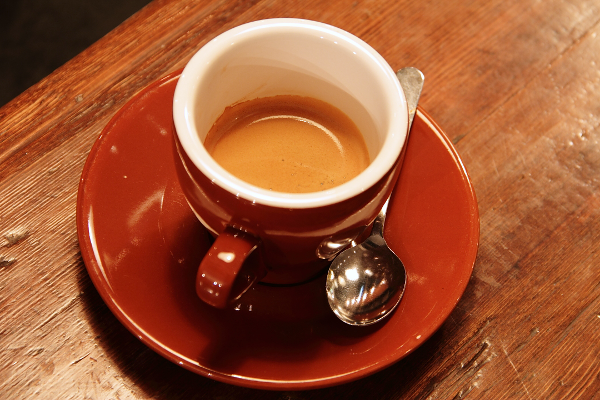
#> input picture skimage.data.coffee(), 600 x 400 px
$ jupyter execute --allow-errors 'ödev.ipynb'
#> lines starting #> are read from the running program, lines starting #| are printed output that depends on the picture; after the words box and inside, x2 and y2 are one past the last pixel; in counts of white or black regions, pixels touching at a corner belong together
[cell 1]
import numpy as np
import os
import matplotlib.pyplot as plt
from skimage import data
from skimage import io
from skimage.color import rgb2gray

[cell 2]
def savefig_rename(fig, dst):
    os.makedirs(os.path.split(dst)[0], exist_ok=True)
    basename, ext = os.path.splitext(dst)
    if os.path.exists(dst):
        fig.savefig(dst, bbox_inches="tight", pad_inches=.4)
    else:
        ii=1
        while True:
            new_name = basename + "_" + str(ii) + ext
            if not os.path.exists(new_name):
                fig.savefig(new_name, bbox_inches="tight", pad_inches=.4)
                break
            else:
                ii += 1

[cell 3]
def show_img(img, cmap=None, histogram=False,
             save=False, save_dir="./",
             title=None, bold_title="Bold Title"):

    if title is None:
        title = f"shape: {img.shape} \n min: {img.min()}, max: {img.max()} \n Unique val count: {len(np.unique(img))}"

    if histogram:
        fig, (ax1, ax2) = plt.subplots(1, 2, gridspec_kw={'width_ratios': [1, 1], 'height_ratios':[1]}, figsize=(10,5))
    else:
        fig = plt.figure()
        ax = fig.add_subplot()
        fig.subplots_adjust(top=0.85)

    # Set titles for the figure and the subplot respectively
    fig.suptitle(bold_title, fontsize=14, fontweight='bold')


    if histogram:
        ax1.set_title(title)
        ax1.imshow(img, cmap=cmap)
        ax1.axis('off')

        ax2.set_title("Histogram")
        # create histogram
        N=32 # bin count
        bins = np.linspace(0, 255, N+1)
        histogram, bin_edges = np.histogram(img.flatten(), bins=bins)
        ax2.bar(bin_edges[:-1], 1.0*histogram/sum(histogram), width=np.diff(bin_edges)[0] )

    else:
        ax.set_title(title)
        ax.imshow(img, cmap=cmap)
        ax.axis('off')

    fig.tight_layout()
    if save:
        #plt.savefig(f"{bold_title}.jpg", bbox_inches="tight",pad_inches=.4)
        dst = os.path.join(save_dir, f"{bold_title}.jpg")
        savefig_rename(fig, dst=dst)

    plt.show()

show_img(data.coffee(), histogram=True)
#> in show_img, img is the input picture: shape (400, 600, 3); mean R, G, B 158.6, 85.8, 51.5
#> in show_img, `histogram, bin_edges = np.histogram(img.flatten(), bins=bins)`: histogram = 32 values, max 62717 at index 0, min 7254 at index 31, mean 22500; bin_edges = 33 values from 0 to 255

## 2.1

8 bit bir resmi,
* TH=127 ile,
* ortalama alarak ve
* medyan alarak
siyah beyaza çevirip gösterin. (bknz aşağıdaki şekil 2.1).

[cell 4]
def threshold_img(img, method="mean"):
    if isinstance(method, int):
        th_value = method
    elif method == "mean":
        th_value = img.mean()
    elif method == "median":
        th_value = np.median(img)

    return (img > th_value)*255

img = (rgb2gray(data.astronaut()) * 255).astype(np.uint8)
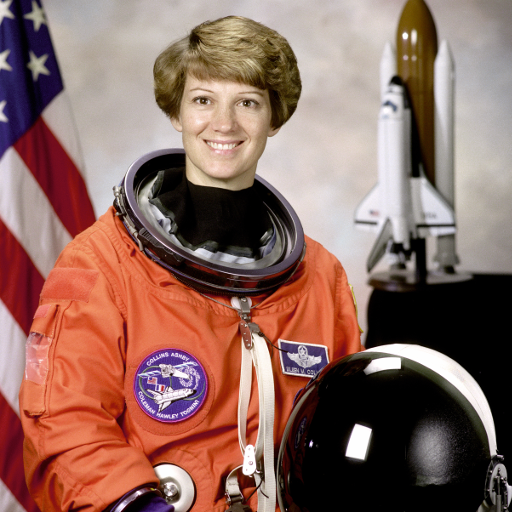
#> input picture skimage.data.astronaut(), 512 x 512 px
#> img: shape (512, 512)
plt.imshow(threshold_img(img, method=127), cmap="gray")
#> in threshold_img, `return (img > th_value)*255`:
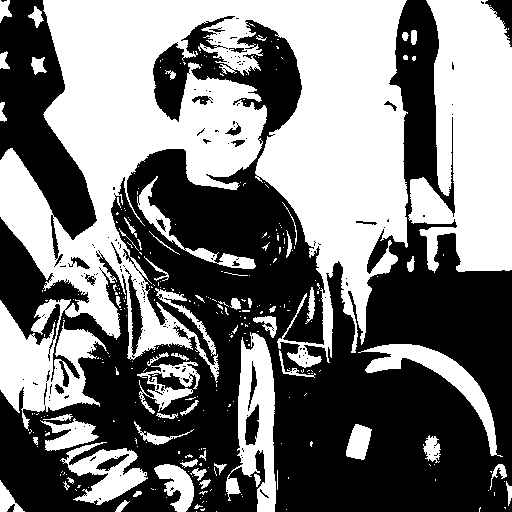
#> returned value: shape (512, 512) int64; 47.6% white; 306 white regions (245 under 20 px), largest, box (x1, y1, x2, y2) and area: (0, 0, 408, 431) 83409, (408, 0, 512, 273) 20446, (226, 332, 276, 512) 4572

[cell 5]
test_images = [data.astronaut(), data.coffee(), data.chelsea()]
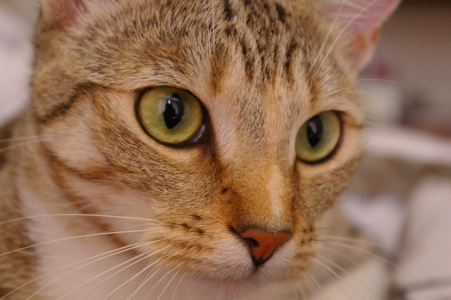
#> input picture skimage.data.chelsea(), 451 x 300 px

methods = ["mean", "median", 127]
for img in test_images:
    img = (rgb2gray(img) * 255).astype(np.uint8)
    show_img(img,
             bold_title="Original",
             save=True, save_dir="./2.1",
             cmap="gray")

    for method in methods:
        out_img = threshold_img(img, method=method)
        show_img(out_img, bold_title=f"Threshold Method: {method}",
                 save=True, save_dir="./2.1",
                 cmap="gray")
#> this loop made 3 passes
#> pass 1, in savefig_rename (call 3), `fig.savefig(new_name, bbox_inches="tight", pad_inches=.4)`:
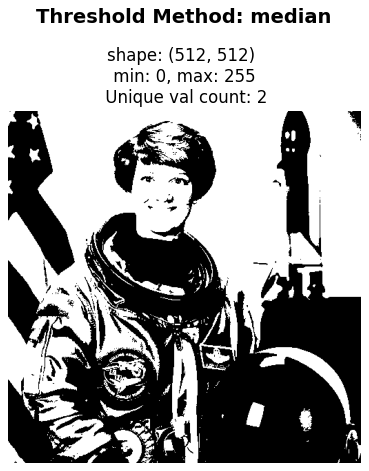
#> figure drawn by matplotlib, 1 panel
#> pass 2, `img = (rgb2gray(img) * 255).astype(np.uint8)`:
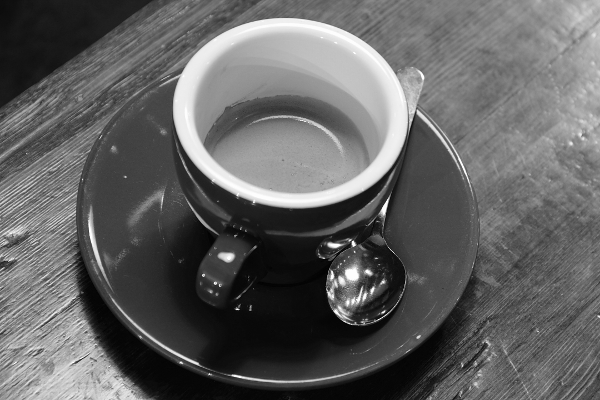
#> img: shape (400, 600); min 0, max 255, mean 98.3
#> pass 3, `img = (rgb2gray(img) * 255).astype(np.uint8)`:
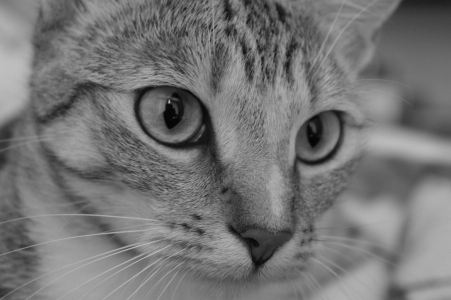
#> img: shape (300, 451); min 3, max 192, mean 116.9
#> after the loop:
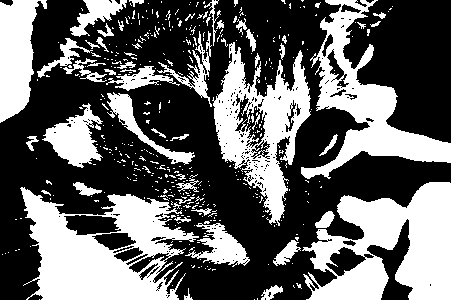
#> out_img: shape (300, 451) int64; 39% white; 446 white regions (391 under 20 px), largest, box (x1, y1, x2, y2) and area: (20, 187, 199, 300) 11140, (302, 182, 451, 300) 10881, (301, 0, 451, 179) 7849

## 2.2
8 bit bir resmi şekilde gösterildiği gibi orjinal,
* gamma 2 ve
* gamma 0.5
ile dönüşmüş versiyonlarını ve karşılık gelen histogramlarını gösteriniz. (bknz aşağıdaki şekil 2.2).

[cell 6]
def adjust_gamma(image, gamma=1.0):
	# build a lookup table mapping the pixel values [0, 255] to
	# their adjusted gamma values
	invGamma = 1.0 / gamma
	table = np.array([((i / 255.0) ** invGamma) * 255
		for i in np.arange(0, 256)]).astype("uint8")
	# apply gamma correction using the lookup table
	return np.take(table, image)

[cell 7]
img = (rgb2gray(data.coffee()) * 255).astype(np.uint8)
gammas = [0.5, 2.0]

show_img(img, cmap="gray",
         bold_title="Original",
        save=True, save_dir="./2.2",
        histogram=True)
for gamma in gammas:
    img_gamma = adjust_gamma(img, gamma=gamma)
    show_img(img_gamma, cmap="gray",
             bold_title=f"Gamma: {gamma}",
             save=True, save_dir="./2.2",
             histogram=True)
#> this loop made 2 passes
#> pass 1, `img_gamma = adjust_gamma(img, gamma=gamma)`:
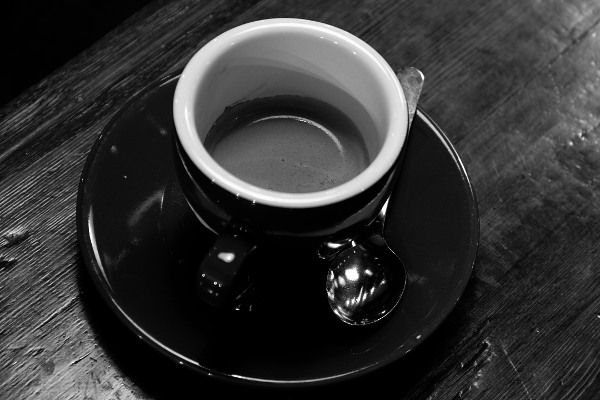
#> img_gamma: shape (400, 600); min 0, max 255, mean 51
#> pass 1, in savefig_rename (call 14), `fig.savefig(new_name, bbox_inches="tight", pad_inches=.4)`:
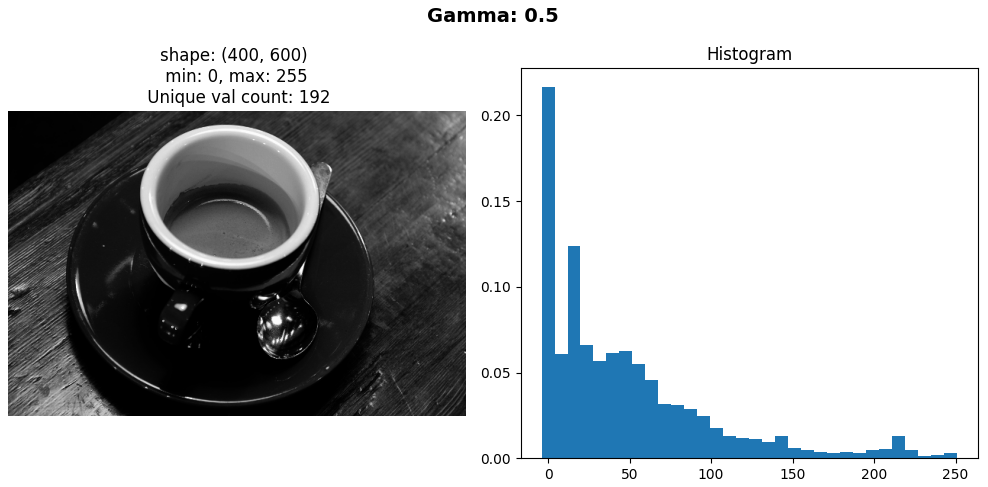
#> figure drawn by matplotlib, 2 panels; panel 2: tallest bar 0.217 high, from x = -3.98 to 3.98
#> pass 2, in savefig_rename (call 15), `fig.savefig(new_name, bbox_inches="tight", pad_inches=.4)`:
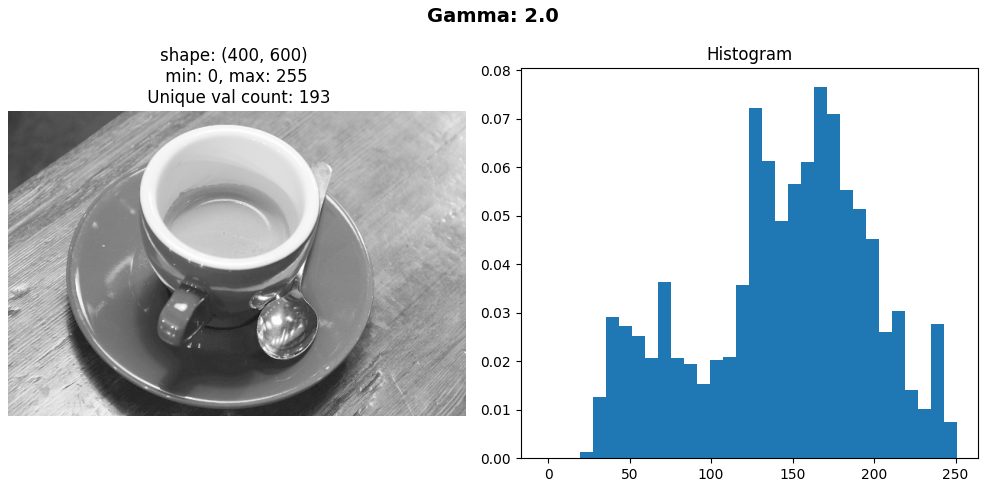
#> figure drawn by matplotlib, 2 panels; panel 2: tallest bar 0.0766 high, from x = 163.4 to 171.3
